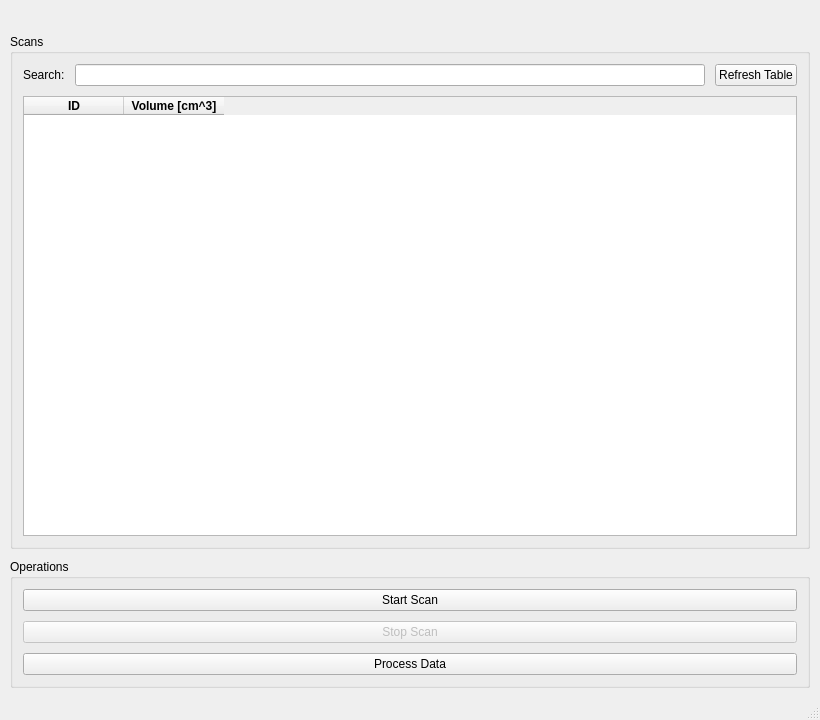
<?xml version="1.0" encoding="UTF-8"?>
<ui version="4.0">
 <class>MainWindow</class>
 <widget class="QMainWindow" name="MainWindow">
  <property name="geometry">
   <rect>
    <x>0</x>
    <y>0</y>
    <width>820</width>
    <height>720</height>
   </rect>
  </property>
  <property name="maximumSize">
   <size>
    <width>820</width>
    <height>16777215</height>
   </size>
  </property>
  <property name="windowTitle">
   <string>Truckload Volume Calculator</string>
  </property>
  <property name="windowIcon">
   <iconset resource="../assets/assets.qrc">
    <normaloff>:/icon/images/coontrol.png</normaloff>:/icon/images/coontrol.png</iconset>
  </property>
  <widget class="QWidget" name="centralwidget">
   <layout class="QVBoxLayout" name="verticalLayout">
    <property name="spacing">
     <number>10</number>
    </property>
    <property name="leftMargin">
     <number>10</number>
    </property>
    <property name="topMargin">
     <number>10</number>
    </property>
    <property name="rightMargin">
     <number>10</number>
    </property>
    <property name="bottomMargin">
     <number>10</number>
    </property>
    <item>
     <widget class="QLabel" name="lbl_splash">
      <property name="text">
       <string/>
      </property>
      <property name="pixmap">
       <pixmap resource="../assets/assets.qrc">:/image/images/splash.png</pixmap>
      </property>
      <property name="scaledContents">
       <bool>false</bool>
      </property>
      <property name="alignment">
       <set>Qt::AlignCenter</set>
      </property>
     </widget>
    </item>
    <item>
     <widget class="QGroupBox" name="grb_scans">
      <property name="sizePolicy">
       <sizepolicy hsizetype="Preferred" vsizetype="Expanding">
        <horstretch>0</horstretch>
        <verstretch>0</verstretch>
       </sizepolicy>
      </property>
      <property name="title">
       <string>Scans</string>
      </property>
      <layout class="QVBoxLayout" name="verticalLayout_2">
       <property name="spacing">
        <number>10</number>
       </property>
       <property name="leftMargin">
        <number>10</number>
       </property>
       <property name="topMargin">
        <number>10</number>
       </property>
       <property name="rightMargin">
        <number>10</number>
       </property>
       <property name="bottomMargin">
        <number>10</number>
       </property>
       <item>
        <layout class="QHBoxLayout" name="horizontalLayout">
         <property name="spacing">
          <number>10</number>
         </property>
         <item>
          <widget class="QLabel" name="lbl_search">
           <property name="text">
            <string>Search:</string>
           </property>
          </widget>
         </item>
         <item>
          <widget class="QLineEdit" name="lne_search"/>
         </item>
         <item>
          <widget class="QPushButton" name="btp_refreshTable">
           <property name="text">
            <string>Refresh Table</string>
           </property>
          </widget>
         </item>
        </layout>
       </item>
       <item>
        <widget class="QTableWidget" name="tbw_scans">
         <property name="selectionMode">
          <enum>QAbstractItemView::SingleSelection</enum>
         </property>
         <property name="selectionBehavior">
          <enum>QAbstractItemView::SelectRows</enum>
         </property>
         <property name="sortingEnabled">
          <bool>false</bool>
         </property>
         <property name="cornerButtonEnabled">
          <bool>false</bool>
         </property>
         <column>
          <property name="text">
           <string>ID</string>
          </property>
          <property name="font">
           <font>
            <bold>true</bold>
           </font>
          </property>
         </column>
         <column>
          <property name="text">
           <string>Volume [cm^3]</string>
          </property>
          <property name="font">
           <font>
            <bold>true</bold>
           </font>
          </property>
         </column>
        </widget>
       </item>
      </layout>
     </widget>
    </item>
    <item>
     <widget class="QGroupBox" name="grb_operations">
      <property name="title">
       <string>Operations</string>
      </property>
      <layout class="QVBoxLayout" name="verticalLayout_3">
       <property name="spacing">
        <number>10</number>
       </property>
       <property name="leftMargin">
        <number>10</number>
       </property>
       <property name="topMargin">
        <number>10</number>
       </property>
       <property name="rightMargin">
        <number>10</number>
       </property>
       <property name="bottomMargin">
        <number>10</number>
       </property>
       <item>
        <widget class="QPushButton" name="btp_startScan">
         <property name="enabled">
          <bool>true</bool>
         </property>
         <property name="text">
          <string>Start Scan</string>
         </property>
        </widget>
       </item>
       <item>
        <widget class="QPushButton" name="btp_stopScan">
         <property name="enabled">
          <bool>false</bool>
         </property>
         <property name="text">
          <string>Stop Scan</string>
         </property>
        </widget>
       </item>
       <item>
        <widget class="QPushButton" name="btp_processData">
         <property name="enabled">
          <bool>true</bool>
         </property>
         <property name="text">
          <string>Process Data</string>
         </property>
        </widget>
       </item>
      </layout>
     </widget>
    </item>
   </layout>
  </widget>
  <widget class="QStatusBar" name="status_bar"/>
 </widget>
 <resources>
  <include location="../assets/assets.qrc"/>
 </resources>
 <connections/>
</ui>
